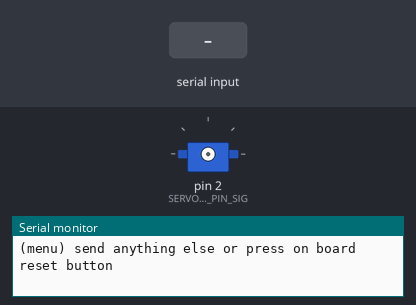
This sketch was run on a simulated Arduino Uno, built with avr-gcc and run on an emulated ATmega328P. On the bench: servo, the last lines printed to the serial monitor. Inputs (shaded band) come from the test bench.

Above: at 0.9 s.
1.0 s: "1" received over Serial
At 3.8 s:
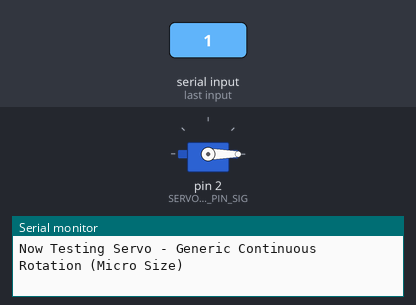
At 5.3 s:
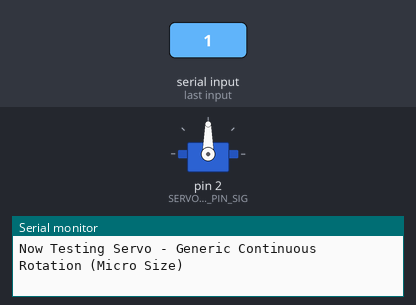
Timing chart, 0 to 12.5 s (numbered marks = the images above; inputs shaded):
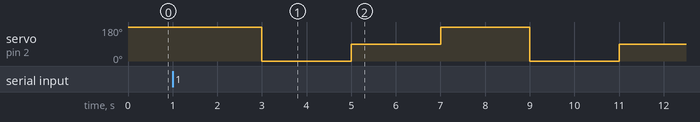

Measured:
- after the input at 1.0 s, servo on pin 2 (SERVO360_PIN_SIG): 180° → 0° after 2.0 s, → 90° 2.0 s later, → 180° 2.0 s later, → 0° 2.0 s later, … (5 changes in this stretch)

The sketch:

ArduinoSERVOcodes_TE.ino
```cpp
// Include Libraries
#include "Arduino.h"
#include "Servo.h"


// Pin Definitions
#define SERVO360_PIN_SIG  2


// Global variables and defines

// object initialization
Servo servo360;


// define vars for testing menu
const int timeout = 10000;       //define timeout of 10 sec
char menuOption = 0;
long time0;

// Setup the essentials for your circuit to work. It runs first every time your circuit is powered with electricity.
void setup()
{
    // Setup Serial which is useful for debugging
    // Use the Serial Monitor to view printed messages
    Serial.begin(9600);
    while (!Serial) ; // wait for serial port to connect. Needed for native USB
    Serial.println("start");


    menuOption = menu();

}

// Main logic of your circuit. It defines the interaction between the components you selected. After setup, it runs over and over again, in an eternal loop.
void loop()
{


    if(menuOption == '1') {
    // Servo - Generic Continuous Rotation (Micro Size) - Test Code
    // The servo will rotate CW in full speed, CCW in full speed, and will stop  with an interval of 2000 milliseconds (2 seconds)
    servo360.attach(SERVO360_PIN_SIG);         // 1. attach the servo to correct pin to control it.
    servo360.write(180);  // 2. turns servo CW in full speed. change the value in the brackets (180) to change the speed. As these numbers move closer to 90, the servo will move slower in that direction.
    delay(2000);                              // 3. waits 2000 milliseconds (2 sec). change the value in the brackets (2000) for a longer or shorter delay in milliseconds.
    servo360.write(0);    // 4. turns servo CCW in full speed. change the value in the brackets (0) to change the speed. As these numbers move closer to 90, the servo will move slower in that direction.
    delay(2000);                              // 5. waits 2000 milliseconds (2 sec). change the value in the brackets (2000) for a longer or shorter delay in milliseconds.
    servo360.write(90);    // 6. sending 90 stops the servo
    delay(2000);                              // 7. waits 2000 milliseconds (2 sec). change the value in the brackets (2000) for a longer or shorter delay in milliseconds.
    servo360.detach();                    // 8. release the servo to conserve power. When detached the servo will NOT hold it's position under stress.
    }

    if (millis() - time0 > timeout)
    {
        menuOption = menu();
    }

}


// Menu function for selecting the components to be tested
// Follow serial monitor for instrcutions
char menu()
{

    Serial.println(F("\nWhich component would you like to test?"));
    Serial.println(F("(1) Servo - Generic Continuous Rotation (Micro Size)"));
    Serial.println(F("(menu) send anything else or press on board reset button\n"));
    while (!Serial.available());

    // Read data from serial monitor if received
    while (Serial.available())
    {
        char c = Serial.read();
        if (isAlphaNumeric(c))
        {

            if(c == '1')
          Serial.println(F("Now Testing Servo - Generic Continuous Rotation (Micro Size)"));
            else
            {
                Serial.println(F("illegal input!"));
                return 0;
            }
            time0 = millis();
            return c;
        }
    }
}

/*******************************************************
*   Content by TECHH-ENGINE
*

*    This program is free software: you can redistribute it and/or modify
*    it under the terms of the GNU General Public License as published by
*    the Free Software Foundation, either version 3 of the License, or
*    (at your option) any later version.

*    This program is distributed in the hope that it will be useful,
*    but WITHOUT ANY WARRANTY; without even the implied warranty of
*    MERCHANTABILITY or FITNESS FOR A PARTICULAR PURPOSE.  See the
*    GNU General Public License for more details.

*    You should have received a copy of the GNU General Public License
*    along with this program.  If not, see <http://www.gnu.org/licenses/>.

*    FOLLOW US ON INSTAGRAM www.instagram.com/techhengine
*
*    email us for queries at techh.engine@gmail.com


********************************************************/
```
